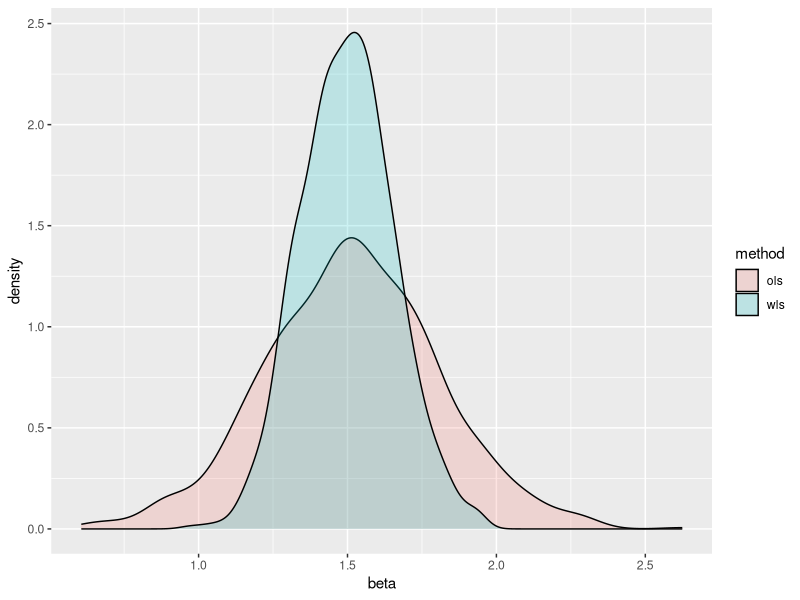

The R source for this figure:
rm(list=ls())

set.seed(42)
OLS <- function(y,X) { solve(t(X) %*% X) %*% t(X) %*% y }

# generate our population
pop.n <- 1000000
pop.x <- runif(pop.n, min=0, max=2000)
pop.eps <- rnorm(pop.n, 0, sqrt((4*pop.x)^2))
pop.y <- 0.5 + pop.x*1.5 + pop.eps

# size of each draw
n <- 1000

# draw n from pop without replacement
indices <- sample(1:pop.n,n,replace=F)
x <- pop.x[indices]
y <- pop.y[indices]
X <- cbind(1, x) # add an intercept
           
b <- OLS(y,X)
b1 <- b[2]
print(b1)

rnd.beta <- function(i) {
  # draw n from pop without replacement
  indices <- sample(1:pop.n,n,replace=F)
  x <- pop.x[indices]
  y <- pop.y[indices]
  X <- cbind(1, x) # add an intercept
  b <- OLS(y,X)
  return(b[2])
}

rnd.beta()
rnd.beta()

# run this many many times
B <- 1000
ptm <- proc.time()
beta.vec <- sapply(1:B, rnd.beta)
proc.time() - ptm
head(beta.vec)
mean(beta.vec)

rnd.wls.beta <- function(i) {
  # draw n from pop without replacement
  indices <- sample(1:pop.n,n,replace=F)
  x <- pop.x[indices]
  y <- pop.y[indices]
  C <- diag(1 / sqrt(0.5 * x))
  y.wt <- C %*% y
  X.wt <- C %*% cbind(1, x)
  b.wt <- OLS(y.wt,X.wt)
  return(b.wt[2])
}

ptm <- proc.time()
wls.beta.vec <- sapply(1:B, rnd.wls.beta)
proc.time() - ptm

#png(filename="inserts/hist.png",height=400,width=700)
library(ggplot2)
labels <- c(rep("ols", B), rep("wls", B))
data <- data.frame(beta=c(beta.vec, wls.beta.vec), method=labels)
ggplot(data, aes(x=beta, fill=method)) + geom_density(alpha=0.2)
#dev.off()